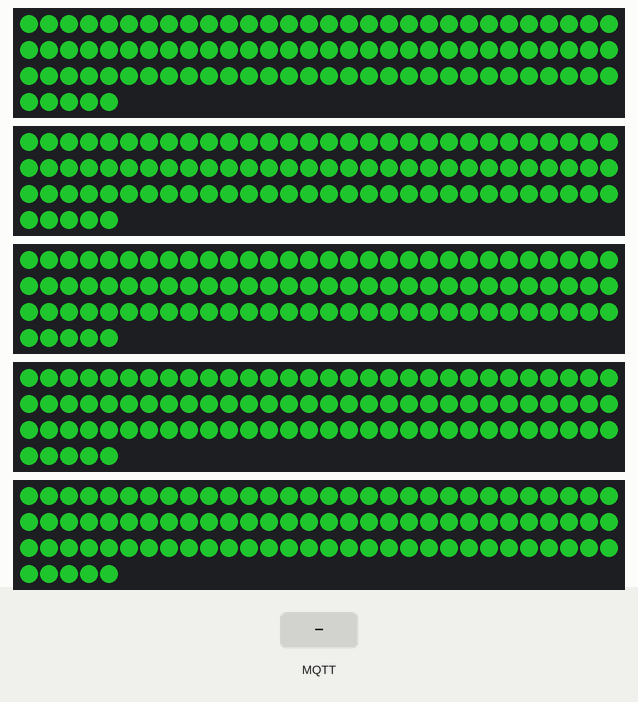
The program below on a simulated ESP32. Shown: 5 × 95 RGB LEDs in strip order, left to right, continuing on the next row. The inputs (shaded band) are chosen by the test bench. Dim RGB values are drawn brighter than linear; WiFi joins after 1.5 s; servers stay silent unless stated; no MQTT or app messages arrive unless stated; not simulated (calls return 0 or success): secrets.h; what the program prints to the serial monitor is not drawn.

Above: at 6.1 s.
6.2 s: MQTT message "off" arrives on the first subscribed topic
At 8.8 s:
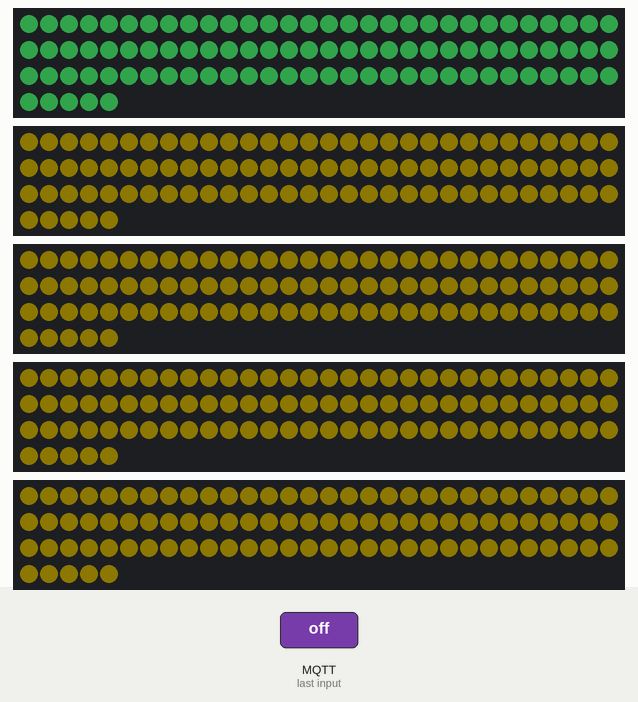
At 9.6 s:
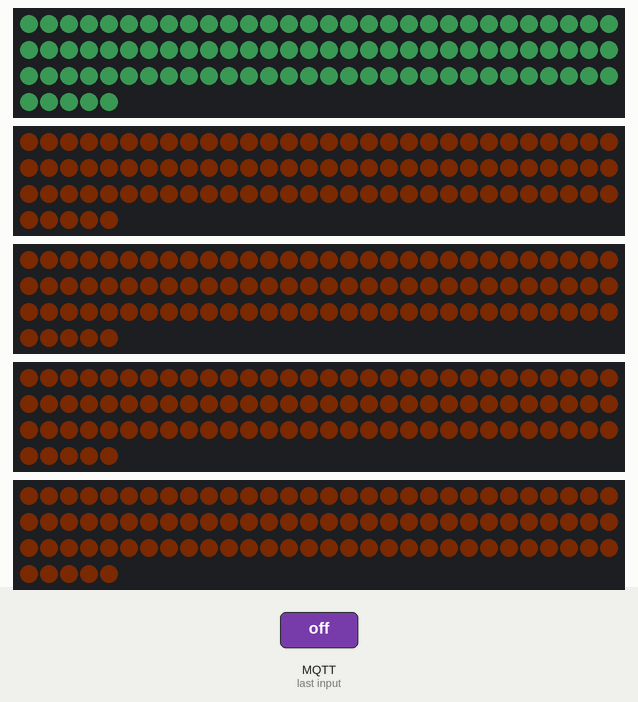
10.4 s: MQTT message "1" arrives on the first subscribed topic
At 13.6 s:
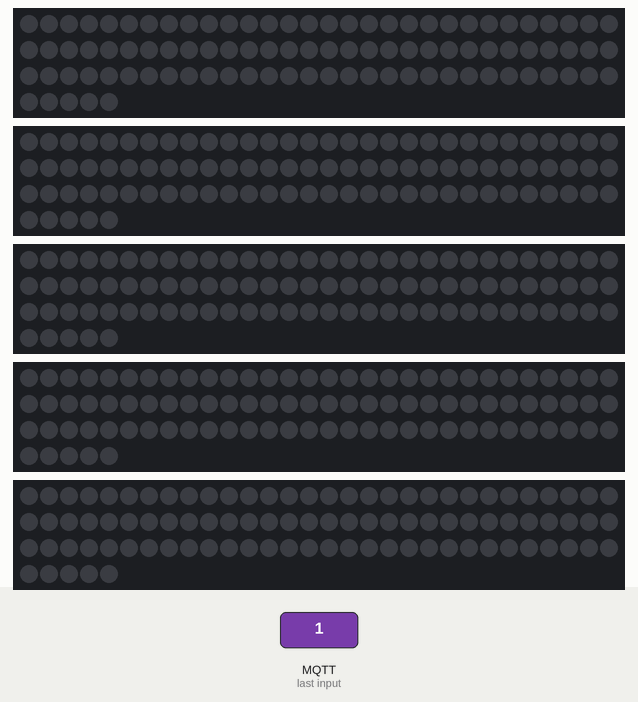
Timing chart, 0 to 15.1 s (numbered marks = the images above; inputs shaded):
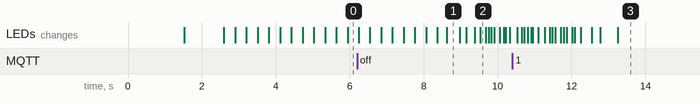

Measured:
- after the input at 10.4 s, the LEDs: first change after 0.13 s (image 3 shows a later state)

The program:

main.cpp
```cpp
#define FASTLED_ALLOW_INTERRUPTS 0
#define FASTLED_RMT_MAX_CHANNELS 1
#define NUM_STRIPS 5
#define NUM_LEDS_PER_STRIP 95

#include <WiFi.h>
#include <Arduino.h>
#include <PubSubClient.h>
#include "FastLED.h"
#include "secrets.h"

//declare array of strips
CRGB leds[NUM_STRIPS][NUM_LEDS_PER_STRIP];

WiFiClient espClient;
PubSubClient client(espClient);

long lastMsg = 0;
int value = 0;
char msg[100];

CHSV colorStart = CHSV(128, 255, 255);
CHSV colorTarget = CHSV(1, 255, 255);
CHSV colorCurrent = colorStart;
uint8_t blendRate = 4;

CHSV messageColors[6];
CHSV targetColors[6];
CHSV startColors[6];
CHSV currentColors[6];
CHSV kValues[6];

void test(){

  static uint8_t h = 0;

  EVERY_N_MILLISECONDS(blendRate){

    for(int i = 0; i < NUM_STRIPS; i++){

      fill_solid( leds[i], NUM_LEDS_PER_STRIP, CHSV(h,255,100));

    FastLED.show();

    }

    h++;
  }
}

void colorFade(){

  EVERY_N_MILLISECONDS(blendRate){

    static uint8_t k[NUM_STRIPS];  // the amount to blend [0-255]
    static uint8_t test = 2;

    for(int i = 0; i < NUM_STRIPS; i++){

      if ( currentColors[i].h == targetColors[i].h ) {  // Check if target has been reached
        startColors[i] = currentColors[i];
        targetColors[i] = messageColors[i];
        k[i] = 0;  // reset k value

      }

      currentColors[i] = blend(startColors[i], targetColors[i], k[i], SHORTEST_HUES);
      fill_solid( leds[i], NUM_LEDS_PER_STRIP, currentColors[i]);
      k[i]++;
    }

  FastLED.show();
  }
}

void callback(char* topic, byte* message, unsigned int length) {

  for(int i = 0; i < 6; i++){

    messageColors[i].h = message[i * 3 + 0];
    messageColors[i].s = message[i * 3 + 1] - 20;
    messageColors[i].v = message[i * 3 + 2];
  }
}

void setup_wifi() {

  delay(10);
  Serial.println();
  Serial.print("Connecting to ");
  Serial.println(ssid);

  WiFi.begin(ssid, password);

  while (WiFi.status() != WL_CONNECTED) {

    delay(500);
    Serial.print(".");
  }

  Serial.println("");
  Serial.println("WiFi connected");
  Serial.println("IP address: ");
  Serial.println(WiFi.localIP());
}

void setup() {

  //Delcare LED-strips and GPIO pins they are connected at
  FastLED.addLeds<WS2812B, GPIO_NUM_32, GRB>(leds[0], NUM_LEDS_PER_STRIP);
  FastLED.addLeds<WS2812B, GPIO_NUM_33, GRB>(leds[1], NUM_LEDS_PER_STRIP);
  FastLED.addLeds<WS2812B, GPIO_NUM_25, GRB>(leds[2], NUM_LEDS_PER_STRIP);
  FastLED.addLeds<WS2812B, GPIO_NUM_26, GRB>(leds[3], NUM_LEDS_PER_STRIP);
  FastLED.addLeds<WS2812B, GPIO_NUM_27, GRB>(leds[4], NUM_LEDS_PER_STRIP);

  //Set the brightness to something sensible
  FastLED.setBrightness(100);

  Serial.begin(115200);
  setup_wifi();
  client.setServer(mqtt_server, 1883);
  client.setCallback(callback);

  for(int i = 0; i < 6; i++){
    startColors[i] = CHSV(255, 0, 255);
    currentColors[i] = startColors[i];
    targetColors[i] = CHSV(120,180,255);
    messageColors[i] = targetColors[i];
  }

  FastLED.show();
  delay(1000);

}

void reconnect() {

  // Loop until we're reconnected
  while (!client.connected()) {

    Serial.print("Attempting MQTT connection...");
    // Attempt to connect
    if (client.connect("Lighting_Controller", mqtt_user, mqtt_pass)) {

      Serial.println("connected");

      // Subscribe
      client.subscribe("hackheim/lights/hue");
    }

    else {

      Serial.print("failed, rc=");
      Serial.print(client.state());
      Serial.println(" try again in 5 seconds");

      // Wait 5 seconds before retrying
      delay(5000);
    }
  }
}

void loop() {

  if (!client.connected()) {

    reconnect();
  }

  client.loop();
  colorFade();

}
```
